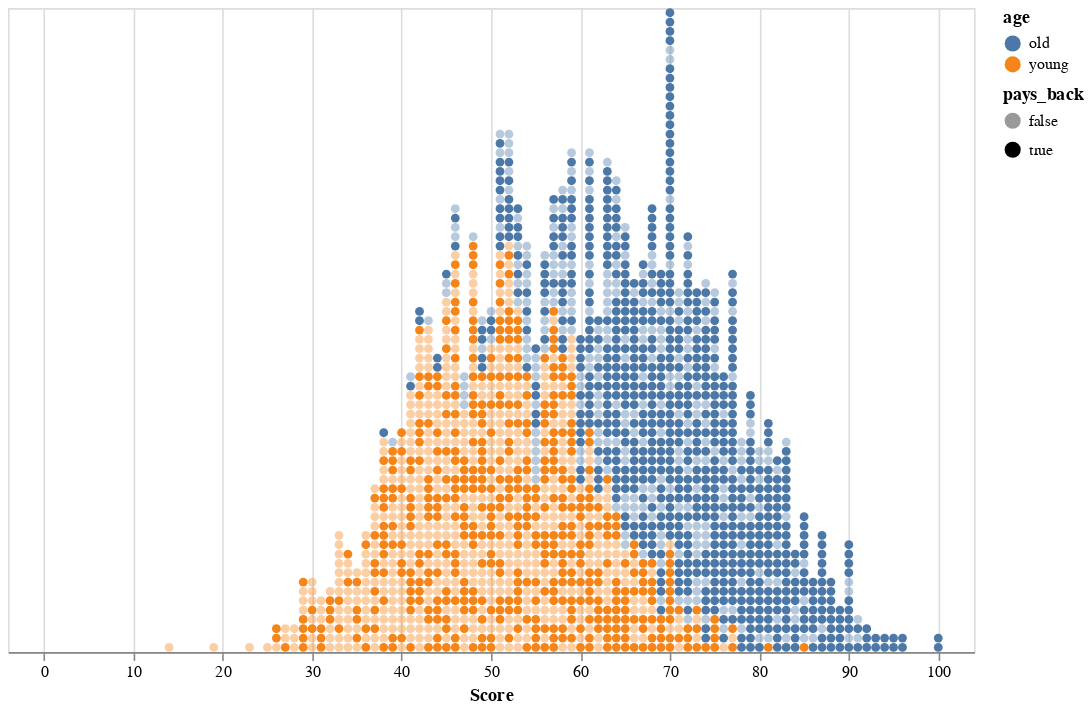

The notebook cell this image was saved under:
### Code cell
base = alt.Chart(df).transform_window(id="rank()", groupby=["score"])
(
    base.mark_point(filled=True, opacity=1, size=30).encode(
        x=alt.X("score:Q").scale(domain=[-4, 104]).title("Score"),
        y=alt.Y("id:O").axis(None).sort("descending"),
        color=alt.Color("age:N"),
        opacity=alt.Opacity("pays_back:N", scale=alt.Scale(range=[0.4, 1])),
    )
).properties(width=600, height=400)

### Figure 1 — Vega-Lite specification as saved in the notebook (floating-point values rounded to 4 significant figures; data arrays with more than 128 entries replaced by an {"elided": "..."} marker saying what was removed)
{"config": {"view": {"continuousWidth": 300, "continuousHeight": 300}}, "data": {"name": "data-e87efadb1103f6daa49eed49b56c8dcb"}, "mark": {"type": "point", "filled": true, "opacity": 1, "size": 30}, "encoding": {"color": {"field": "age", "type": "nominal"}, "opacity": {"field": "pays_back", "scale": {"range": [0.4, 1]}, "type": "nominal"}, "x": {"field": "score", "scale": {"domain": [-4, 104]}, "title": "Score", "type": "quantitative"}, "y": {"axis": null, "field": "id", "sort": "descending", "type": "ordinal"}}, "height": 400, "transform": [{"window": [{"op": "rank", "field": "", "as": "id"}], "groupby": ["score"]}], "width": 600, "$schema": "https://vega.github.io/schema/vega-lite/v5.20.1.json", "datasets": {"data-e87efadb1103f6daa49eed49b56c8dcb": {"elided": "2000 records"}}}
